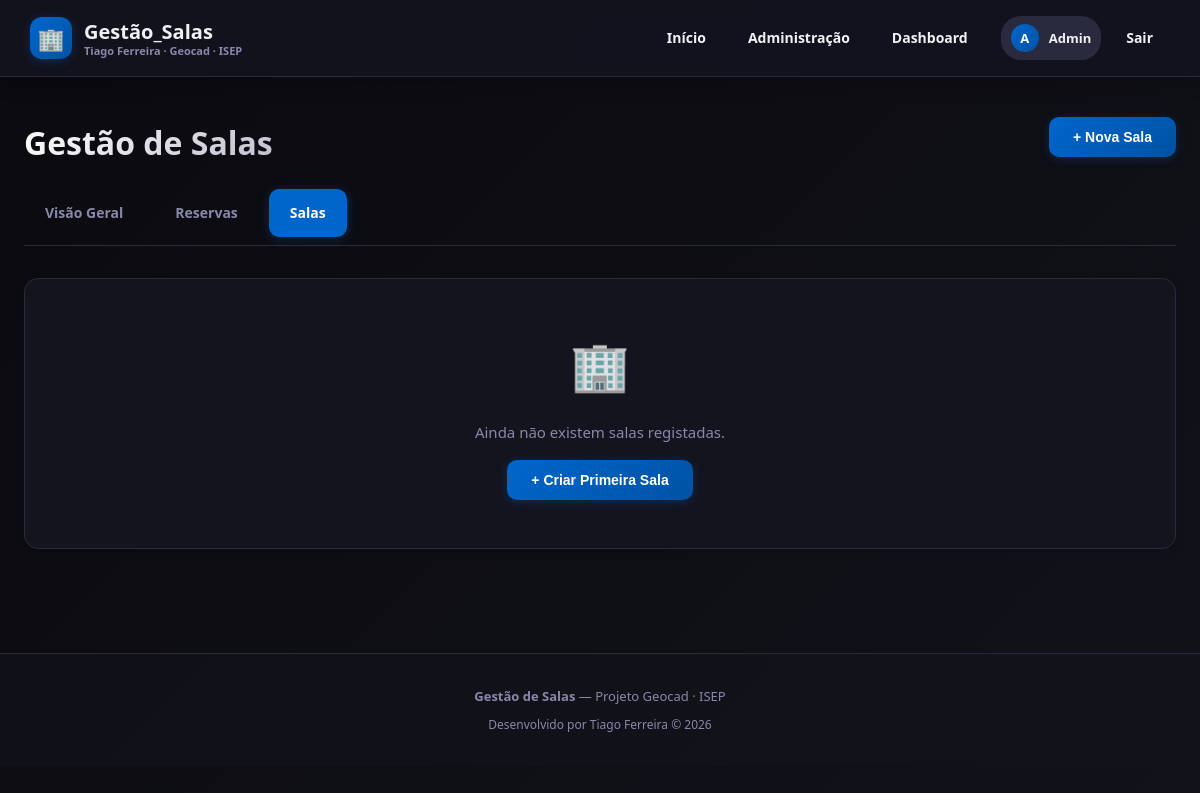
/admin/rooms (signed in), run on an earlier commit of the app's database.
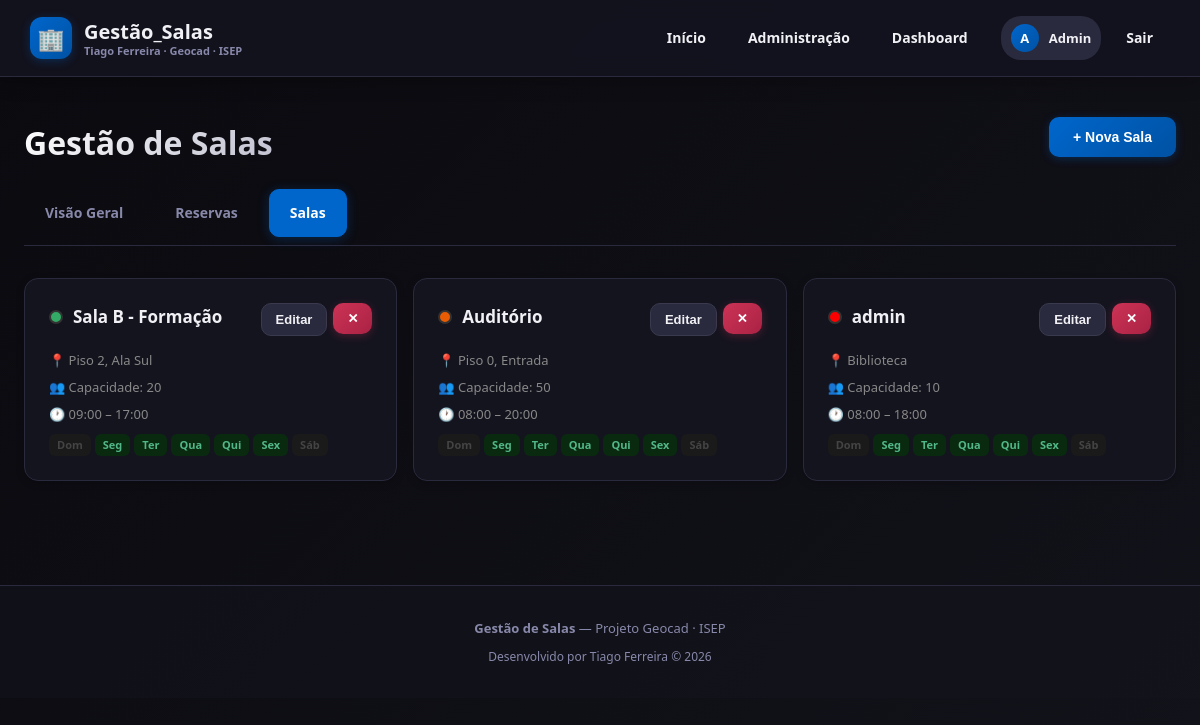
And on a later commit of the database.
### app/models.py (models this page shows)
class Room(Base):
    __tablename__ = "rooms"
    id         = Column(Integer, primary_key=True, index=True)
    name       = Column(String, nullable=False)
    capacity   = Column(Integer, nullable=False)
    location   = Column(String, nullable=False)
    color      = Column(String, default="#e85d04")
    start_time = Column(String, nullable=False)        # ex: "08:00"
    end_time   = Column(String, nullable=False)        # ex: "18:00"
    work_days  = Column(String, default="1,2,3,4,5")  # dias da semana separados por vírgula
    reservations = relationship("Reservation", back_populates="room")
    equipment = relationship("Equipment", back_populates="room")

### app/routers/admin.py (the view)
@router.get("/rooms")
async def rooms(request: Request, db=Depends(get_db)):
    try:
        user = require_admin(request, db)
        print(f"[DEBUG] User admin: {user.name} (id={user.id})")
    except Exception as e:
        print(f"[DEBUG] Erro require_admin: {e}")
        raise
    rooms = db.query(models.Room).all()
    print(f"[DEBUG] /admin/rooms - {len(rooms)} salas encontradas")
    return request.app.state.templates.TemplateResponse(
        "admin_rooms.html",
        {"request": request, "user": user, "rooms": rooms, "error": None},
    )

### app/templates/admin_rooms.html (shortened to what this page needs)
{% extends "base.html" %}
{% block content %}
<div class="container">
  <div style="display: flex; justify-content: space-between; align-items: flex-start; flex-wrap: wrap; gap: 16px; margin-bottom: 12px;">
    <div>
      <h1 class="page-title">Gestão de Salas</h1>
    </div>
    <button class="btn btn-primary" onclick="openModal('modal-create-room')">+ Nova Sala</button>
  </div>
  <div class="admin-tabs">
    <a class="admin-tab" href="/admin">Visão Geral</a>
    <a class="admin-tab" href="/admin/reservations">Reservas</a>
    <a class="admin-tab active" href="/admin/rooms">Salas</a>
  </div>
  {% if rooms %}
    <div style="display: grid; grid-template-columns: repeat(auto-fill, minmax(320px, 1fr)); gap: 16px;">
    {% for room in rooms %}
      <div class="card">
        <div style="display: flex; justify-content: space-between; align-items: flex-start; margin-bottom: 14px;">
          <div style="display: flex; align-items: center; gap: 10px;">
            <div style="width: 14px; height: 14px; border-radius: 50%; background: {{ room.color }}; border: 2px solid #333;"></div>
            <span style="font-weight: 700; font-size: 17px;">{{ room.name }}</span>
          </div>
          <div style="display: flex; gap: 6px;">
            <button class="btn btn-secondary btn-sm" onclick="openModal('modal-edit-{{ room.id }}')">Editar</button>
            <form method="post" action="/admin/rooms/delete/{{ room.id }}" style="display:inline;" onsubmit="return confirm('Eliminar sala?')">
              <button class="btn btn-danger btn-sm" type="submit">✕</button>
            </form>
          </div>
        </div>
        <div style="display: flex; flex-direction: column; gap: 6px; font-size: 13px; color: #888;">
          <div>📍 {{ room.location }}</div>
          <div>👥 Capacidade: {{ room.capacity }}</div>
          <div>🕐 {{ room.start_time }} – {{ room.end_time }}</div>
          <div style="display: flex; gap: 4px; flex-wrap: wrap; margin-top: 4px;">
            {% set day_names = ['Dom','Seg','Ter','Qua','Qui','Sex','Sáb'] %}
            {% set work_list = room.work_days.split(',') %}
            {% for i in range(7) %}
              {% set bg_color = '#0a2a10' if (i|string) in work_list else '#1a1a1a' %}
              {% set text_color = '#52b788' if (i|string) in work_list else '#444' %}
              <span style="padding: 2px 8px; border-radius: 6px; font-size: 11px; font-weight: 700; background: {{ bg_color }}; color: {{ text_color }};">
                {{ day_names[i] }}
              </span>
            {% endfor %}
          </div>
        </div>
      </div>
            {% set day_names2 = ['Dom','Seg','Ter','Qua','Qui','Sex','Sáb'] %}
            {% set work_list2 = room.work_days.split(',') %}
    {% endfor %}
  </div>
  {% else %}
    <div class="card card-empty" style="text-align: center; padding: 48px;">
      <div style="font-size: 48px; margin-bottom: 16px;">🏢</div>
      <p style="color: var(--text-muted);">Ainda não existem salas registadas.</p>
      <button class="btn btn-primary" onclick="openModal('modal-create-room')" style="margin-top: 16px;">+ Criar Primeira Sala</button>
    </div>
  {% endif %}
</div>
{% endblock %}

What changed in the data, as far as the page shows it:
added Room: name "Sala B - Formação", location "Piso 2, Ala Sul", capacity "20", start_time "09:00", end_time "17:00", day_names "Dom" "Seg" "Ter" "Qua" "Qui" "Sex" "Sáb"
added Room: name "Auditório", location "Piso 0, Entrada", capacity "50", start_time "08:00", end_time "20:00", day_names "Dom" "Seg" "Ter" "Qua" "Qui" "Sex" "Sáb"
added Room: name "admin", location "Biblioteca", capacity "10", start_time "08:00", end_time "18:00", day_names "Dom" "Seg" "Ter" "Qua" "Qui" "Sex" "Sáb"
Also different on the page:
text no longer shown: "🏢 Ainda não existem salas registadas. + Criar Primeira Sala"
